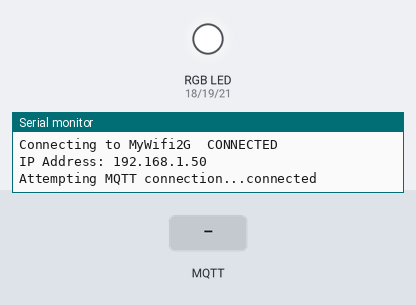
Simulated run of this sketch. Board: ESP32. Shown: an RGB LED mixed from three pins (HIGH = lit), the last lines printed to the serial monitor. The inputs (shaded band) are chosen by the test bench. Dim RGB values are drawn brighter than linear; WiFi joins after 1.5 s; servers stay silent unless stated; no MQTT or app messages arrive unless stated.

Above: at 6.2 s.
6.3 s: MQTT message "esp32/output" arrives on the first subscribed topic
At 7.4 s:
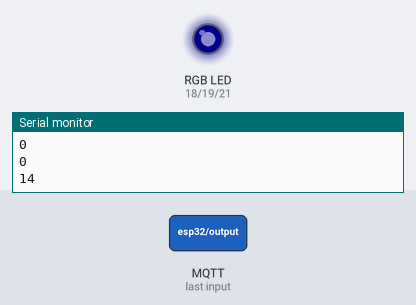
7.8 s: MQTT message "90" arrives on the first subscribed topic
At 8.6 s:
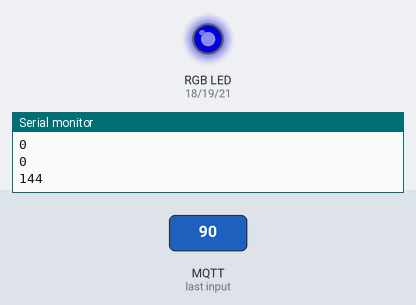
9.3 s: MQTT message "on" arrives on the first subscribed topic
At 9.7 s:
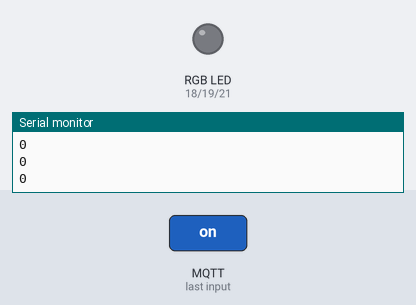
10.8 s: MQTT message "200" arrives on the first subscribed topic
At 12.1 s:
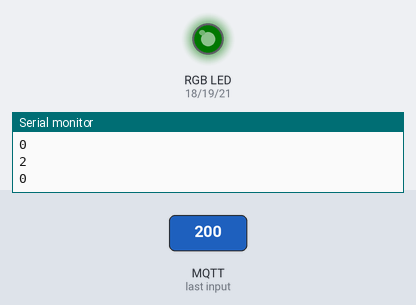
Timing chart, 0 to 13.3 s (numbered marks = the images above; inputs shaded):
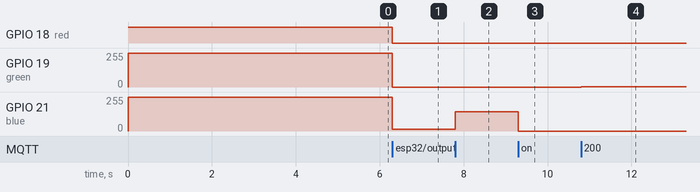

The sketch:

AHT20-LED-Node-RED_Mod.ino
```cpp
#include <ETH.h>
#include <WiFi.h>
#include <WiFiAP.h>
#include <WiFiClient.h>
#include <WiFiGeneric.h>
#include <WiFiMulti.h>
#include <WiFiScan.h>
#include <WiFiServer.h>
#include <WiFiSTA.h>
#include <WiFiType.h>
#include <WiFiUdp.h>
#include <analogWrite.h>

#include <PubSubClient.h>
#include <Wire.h>
#include "Config.h"

/* MQTT Instance */
WiFiClient espClient;
PubSubClient client(espClient);

/* Use MQTT's IP Address */
const char* mqttServer = "192.168.0.104"; //Check IP Address of your MQTT Broker (Mosquitto) E.g., 192.168.1.1
const int mqttPort = 1883;

String hex = "";
/* Value Buffer */
char buf[100]; //Reserved for 100 bytes

// LED Pin
#define red 18
#define green 19
#define blue 21

void setup() {
  Serial.begin(115200);
  pinMode(red, OUTPUT);
  pinMode(green, OUTPUT);
  pinMode(blue, OUTPUT);
  digitalWrite(red, HIGH);
  digitalWrite(green, HIGH);
  digitalWrite(blue, HIGH);

  /* (WiFi) Connection Setup */
  WiFi.mode(WIFI_STA);      // set to station mode
  WiFi.begin(ssid, pass);   // connect to an access point
  delay(5000);

  /* loop until ESP32 can sucesfully connect to the WiFi */
  Serial.printf("Connecting to %s ", ssid);
  while (WiFi.status() != WL_CONNECTED) {
      delay(500);
      Serial.print(".");
  }
  /* connection is successful */
  Serial.println(" CONNECTED");
  Serial.print("IP Address: ");
  Serial.println(WiFi.localIP());

  /* MQTT Server */
  client.setServer(mqttServer, mqttPort); //mqtt server and port
  client.setCallback(callback);

}

void loop() {
  if (!client.connected()) {
    reconnect();
  }
  client.loop();
}

void callback(char* topic, byte* message, unsigned int length) {
  Serial.print("Message arrived on topic: ");
  Serial.print(topic);
  Serial.print(". Message: ");
  String messageTemp;

  for (int i = 0; i < length; i++) {
    Serial.print((char)message[i]);
    messageTemp += (char)message[i];
  }
  Serial.println();

  // Feel free to add more if statements to control more GPIOs with MQTT

  // If a message is received on the topic esp32/output, you check if the message is either "on" or "off".
  // Changes the output state according to the message
  if (String(topic) == "esp32/output") {
      hex = messageTemp;
      Serial.println("Switch");
     String value;
    value=hex;

    char charbuf[8];
    value.toCharArray(charbuf,8);
    long int rgb=strtol(charbuf,0,16);
    byte r=(byte)(rgb>>16);
    byte g=(byte)(rgb>>8);
    byte b=(byte)(rgb);

    Serial.println(r);
    Serial.println(g);
    Serial.println(b);
    digitalWrite(red, r);
    digitalWrite(green, g);
    digitalWrite(blue, b);
    analogWrite(red, r);
    analogWrite(green, g);
    analogWrite(blue, b);
  }
}

void reconnect() {
  // Loop until we're reconnected
  while (!client.connected()) {
    Serial.print("Attempting MQTT connection...");
    // Attempt to connect
    if (client.connect("esp32 Client")) {
      Serial.println("connected");
      // Subscribe
      client.subscribe("esp32/output");
    } else {
      Serial.print("failed, rc=");
      Serial.print(client.state());
      Serial.println(" try again in 5 seconds");
      // Wait 5 seconds before retrying
      delay(5000);
    }
  }
}
```

Config.h
```cpp
/* (WiFi) Variables */
char ssid[] = "MyWifi2G"; // Your WiFi credentials.
char pass[] = "31133985"; // Set password to "" for open networks.

const char* UName = "cc";
const char* PassW = "1234";
```

Measured:
- after the input at 6.3 s, GPIO 18 (red): HIGH → LOW at once; GPIO 19 (green): 255/255 → 0/255 at once; GPIO 21 (blue): 255/255 → 14/255 at once
- after the input at 7.8 s, GPIO 21 (blue): 14/255 → 144/255 at once
- after the input at 9.3 s, GPIO 21 (blue): 144/255 → 0/255 at once
- after the input at 10.8 s, GPIO 19 (green): 0/255 → 2/255 at once
